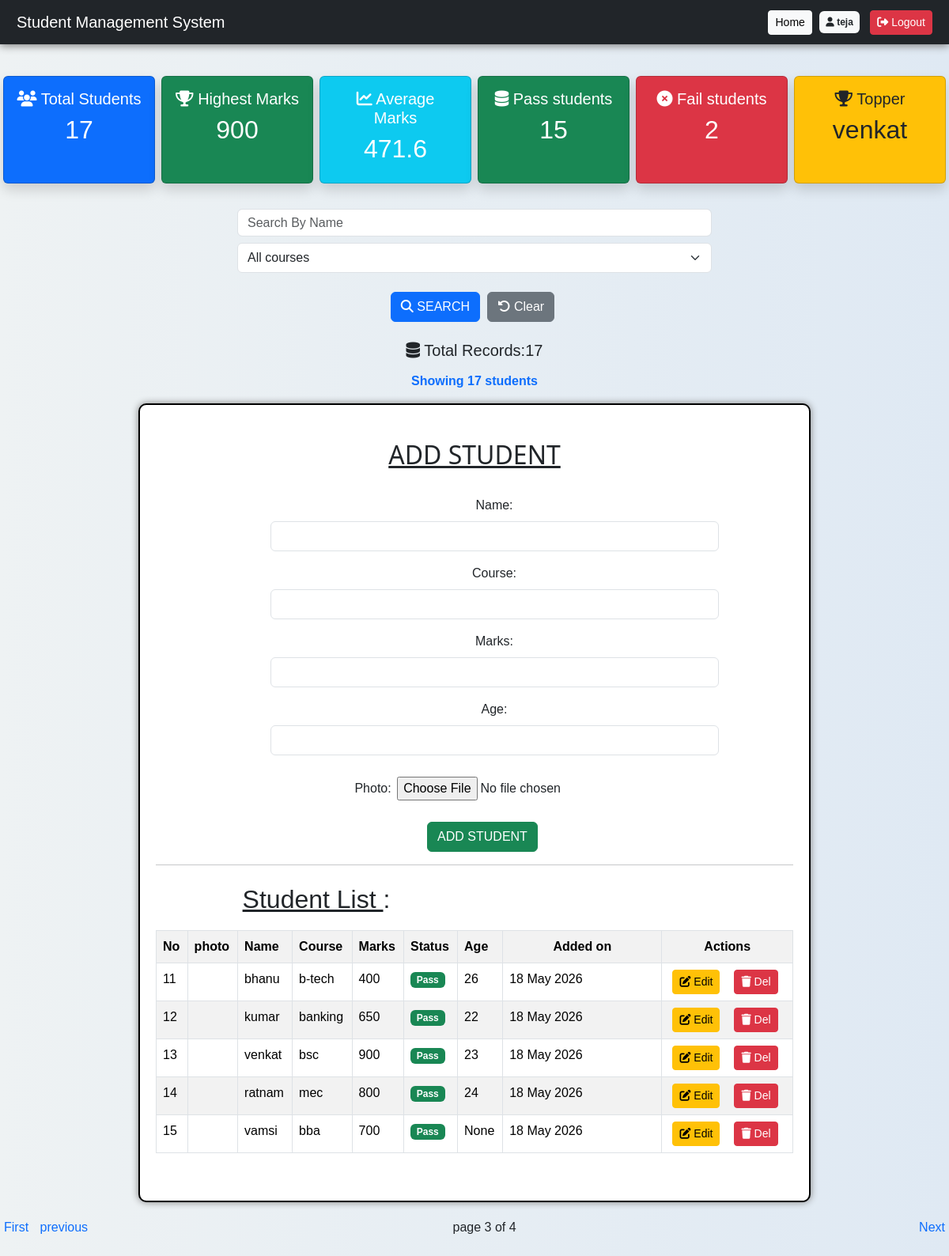
/?page=3 (signed in), run on the app's committed database.
### students/models.py (models this page shows, shortened)
class Student(models.Model):
    photo=models.ImageField(upload_to='students/',blank=True,null=True)
    name=models.CharField(max_length=50)
    age=models.IntegerField(null=True,blank=True,validators=[MinValueValidator(1), MaxValueValidator(100)])
    course=models.CharField(max_length=50)
    marks=models.IntegerField(validators=[MinValueValidator(0), MaxValueValidator(1000)])
    created_at=models.DateTimeField(auto_now_add=True)

### students/views.py (the view)
# urls.py: path('', views.student_list, name='student_list'),
@login_required
def student_list(request):
    query = request.GET.get('q', '').strip()
    course_query=request.GET.get('course','').strip()
    form = StudentForm(request.POST or None,request.FILES or None)
    if request.method == "POST":
        if form.is_valid():
            form.save()
            messages.success(request,"student added succesfully !")
            return redirect('/')
    student_list= Student.objects.all().order_by('-id')
    if query:
        student_list = student_list.filter(name__icontains=query)
    if course_query:
        student_list = student_list.filter(course__icontains=course_query)
    total_students=student_list.count()
    highest_marks = student_list.order_by('-marks').first()
    average_marks = student_list.aggregate(Avg('marks'))['marks__avg']
    passed_students=Student.objects.filter(marks__gte=35).count()
    failed_students=Student.objects.filter(marks__lt=35).count()
    topper_name=highest_marks.name if highest_marks else "no data"
    filtered_count=student_list.count()
    paginator=Paginator(student_list,5)
    page_number=request.GET.get('page')
    students=paginator.get_page(page_number)
    return render(request, 'home.html', {
        'students': students,
        'query': query,
        'form': form,
        'total_students':total_students,
        'highest_marks':highest_marks,
        'average_marks':average_marks,
        'passed_students':passed_students,
        'failed_students':failed_students,
        'topper_name':topper_name,
        'filtered_count':filtered_count,
        'course_query':course_query,
    })

### students/forms.py (shortened to what this page needs)
class StudentForm(forms.ModelForm):
    class Meta:
        model=Student
        fields=['name','course','marks','age','photo']
        widgets={
            'name':forms.TextInput(attrs={'class':'form-control w-75 mx-auto'}),
            'course':forms.TextInput(attrs={'class':'form-control w-75 mx-auto'}),
            'marks':forms.NumberInput(attrs={'class':'form-control w-75 mx-auto'}),
            'age':forms.NumberInput(attrs={'class':'form-control w-75 mx-auto'}),
          }

### students/templates/home.html (shortened to what this page needs)
<!DOCTYPE html>
<html lang="en">
<head>
    <link href="https://cdn.jsdelivr.net/npm/bootstrap@5.3.3/dist/css/bootstrap.min.css" rel="stylesheet">
    <link rel="stylesheet" href="https://cdnjs.cloudflare.com/ajax/libs/font-awesome/6.5.1/css/all.min.css">
</head>
<body>
    <nav class="navbar navbar-dark bg-dark px-3">
    <a class="navbar-brand" href="/">Student Management System</a>
    <div>
        <a href="/" class="btn btn-light btn-sm">Home</a>
    <span class="badge text-dark bg-light me-1 p-2"><i class="fa-solid fa-user"></i>  {{ request.user.username }} </span>
    <a href="/logout/" class="btn btn-danger btn-sm"><i class="fa-solid fa-right-from-bracket"></i> Logout</a>
    </div>
</nav><br>
<div class="d-flex justify-content-center gap-2 flex-wrap">
    <div class="card bg-primary text-white shadow p-3 text-center w-23 mt-3" style="width:12rem;">
    <h5><i class="fa-solid fa-users"></i>   Total Students</h5>
    <h2>{{ total_students }}</h2>
</div>
    <div class="card bg-success text-white shadow p-3 text-center w-23 mt-3 " style="width:12rem;">
    <h5> <i class="fa-solid fa-trophy"></i>   Highest Marks</h5>
    <h2>{{ highest_marks.marks }}</h2>
</div>
<div class="card bg-info text-white shadow p-3 text-center w-23 mt-3" style="width:12rem;">
    <h5> <i class="fa-solid fa-chart-line"></i>  Average Marks</h5>
    <h2>{{ average_marks|floatformat:1 }}</h2>
</div>
<div class="card bg-success text-white shadow p-3 text-center w-23 mt-3" style="width:12rem;">
    <h5><i class="fa-solid fa-database"></i>  Pass students</h5>
    <h2>{{ passed_students }}</h2>
</div>
<div class="card bg-danger text-white shadow p-3 text-center mt-3" style="width:12rem;">
    <h5><i class="fa-solid fa-circle-xmark"></i>  Fail students</h5>
    <h2>{{ failed_students }}</h2>
</div>
<div class="card bg-warning text-dark shadow p-3 text-center mt-3" style="width:12rem;">
    <h5><i class="fa-solid fa-trophy"></i>  Topper</h5>
    <h2>{{ topper_name }}</h2>
</div>
</div>
<br>
    <center>
        <form method="GET" class="mb-4">
          <input type="text" name="q" placeholder="Search By Name" class="form-control w-50 mx-auto"  style="height: 35px; width: 400px; margin-right: 10px;">
          <select name="course" class="form-select w-50 mx-auto">
            <option value="">All courses</option>
          </select><br>
        <button type="submit" class="btn btn-primary"> <i class="fa-solid fa-magnifying-glass"></i> SEARCH</button> <a href="/" class="btn btn-secondary"><i class="fa-solid fa-rotate-left"></i> Clear</a><br>
    </form>
<h5 class="mt-3 text-dark"><i class="fa-solid fa-database"></i>  Total Records:{{ total_students }}</h5>
<p class="fw-bold text-primary" style="margin-top: 15px;">Showing {{ filtered_count }} students</p>
     <div class="teja">
   <br>
<h2 style="font-family: 'Segoe UI', Tahoma, Geneva, Verdana, sans-serif;"><U>ADD STUDENT</U></h2><br>
<form method="POST" enctype="multipart/form-data" style="margin-left:50px;">
     {{ form.as_p }}
   <button type="submit" class="btn btn-success" style="margin-right: 30px;">ADD STUDENT</button><br>
</form>
<hr>
<h2 class="mt-4 mb-3" style="margin-right: 400px;"><u>Student List </u>:</h2>
<div class="w-100">
<table class="table table-bordered table-hover table-striped">
    <tr>
        <th>No</th>
        <th>photo</th>
        <th>Name</th>
        <th>Course</th>
        <th>Marks</th>
        <th>Status</th>
        <th>Age</th>
        <th class="w-25" style="text-align: center;">Added on</th>
        <th style="text-align: center;">Actions</th>
    </tr>
    {% for s in students %}
    <tr>
        <td>{{ students.start_index|add:forloop.counter0 }}</td>
        <td>{% if s.photo %} <img src="{{ s.photo.url }}" width="50" height="50"> <br>{% endif %}</td>
        <td>{{ s.name }}</td>
        <td>{{ s.course }}</td>
        <td>{{ s.marks }}</td>
        <td>{% if s.marks >= 350 %} <span class="badge bg-success">Pass</span> {% else %} <span class="badge bg-danger">Fail</span> {% endif %} </td>
        <td>{{ s.age }}</td>
        <td>{{ s.created_at|date:"d M Y" }}</td>
      <td><div class="d-flex gap-2 align-items-center"><a href="/edit/{{ s.id }}" class="btn btn-warning btn-sm" onclick="return confirm('Are you Sure  you want to edit the student?')"> <i class="fa-solid fa-pen-to-square"></i> Edit</a>
        <a href="/delete/{{ s.id }}" class="btn btn-danger btn-sm" onclick="return confirm('Are you sure you want to Delete this Student? ')"> <i class="fa-solid fa-trash"></i> Del</a></div>
    </td>
     </tr>
    {% empty %}
    <tr>
    <td colspan="9" class="text-center text-danger fw-bold">No students found</td>
   </tr>
   {% endfor %}
</table>
</div>
<br>
 </center>
 <div class="d-flex justify-content-between mt-3">
   <div>
    {% if students.has_previous %}
    <a href="?page=1">First</a>
    <a href="?page={{ students.previous_page_number }}">previous</a>
    {% endif %}
    </div>
    <div class="me-5">
    page   {{ students.number }} of {{ students.paginator.num_pages }}
    </div>
    <div>
    {% if students.has_next %}
    <a href="?page={{ students.next_page_number }}">Next</a>
    {% endif %}
    </div>
 </div>
 <br><br>
 </body>
</html>

### students/templates/home.html (style rules this page uses)
body { font-family: Arial, Helvetica, sans-serif; background: linear-gradient(to right, #eef2f3, #dfe9f3); }
.teja { border: 2px black solid; border-radius: 10px; box-shadow: 0px 0px 10px gray; align-items: center; width: 150%; max-width: 850px; background-color: white; padding: 20px; margin-bottom: 20px; animation: fadeIn 0.7s ease; }
input { width: 40%; padding: 3px; margin: 8px 0; }
button { background-color: rgb(38, 171, 58); padding: 10px; cursor: pointer; color: white; font-size: 10px; border: none; border-radius: 10px; }
a { justify-content: space-evenly; text-decoration: none; margin: 0 5px; }
table { margin-top: 20px; }
.navbar { box-shadow: 0px 2px 10px gray; }

### data on the page
Student: marks "900", name "venkat", start_index|add "13", course "bsc", shows "Pass", age "23", created_at "18 May 2026"
Student: start_index|add "11", name "bhanu", course "b-tech", marks "400", shows "Pass", age "26", created_at "18 May 2026"
Student: start_index|add "12", name "kumar", course "banking", marks "650", shows "Pass", age "22", created_at "18 May 2026"
Student: start_index|add "14", name "ratnam", course "mec", marks "800", shows "Pass", age "24", created_at "18 May 2026"
Student: start_index|add "15", name "vamsi", course "bba", marks "700", shows "Pass", age "None", created_at "18 May 2026"

### other printed values
{{ request.user.username }} "teja"
{{ total_students }} "17"
{{ average_marks|floatformat:1 }} "471.6"
{{ passed_students }} "15"
{{ failed_students }} "2"
{{ filtered_count }} "17"
{{ students.number }} "3"
{{ students.paginator.num_pages }} "4"
